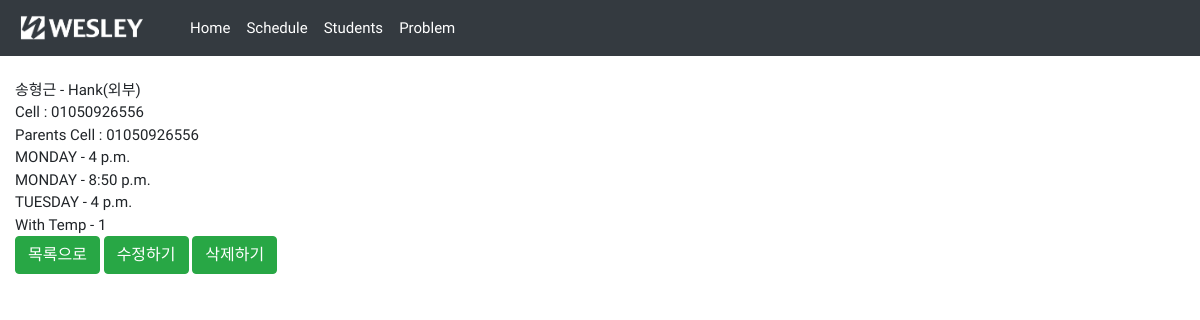
Page /student/1/ on the earlier database version.
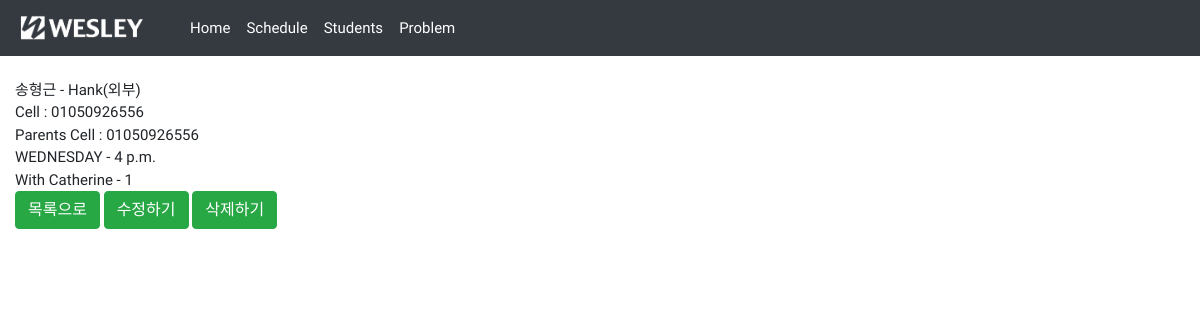
Same page on the later database version.
### students/models.py (models this page shows, shortened)
class Study(models.Model):
    student = models.ForeignKey(Student, on_delete=models.CASCADE)
    teacher = models.ForeignKey(Teacher, on_delete=models.CASCADE)
    time = models.TimeField(choices=time_choices)
    duration = models.DurationField(default=datetime.timedelta(minutes=20))
    class Meta:
        abstract = True

class Regular(Study):
    start_on = models.DateField(default=datetime.date.today)
    days_of_week = models.CharField(max_length=10, choices=day_of_week)
    class Meta:
        ordering = ['days_of_week', 'time']

class Student(models.Model):
    korean_name = models.CharField(max_length=10)
    eng_name = models.CharField(max_length=20)
    phone = models.CharField(max_length=20, blank=True)
    parents_phone = models.CharField(max_length=20)
    group = models.ForeignKey(Group, on_delete=models.CASCADE)
    event = models.BooleanField(default=False)
    class Meta:
        ordering = ['group', ]
        unique_together = (("korean_name", "eng_name"),)
    def __str__(self):
        return '{} - {}({})'.format(self.korean_name, self.eng_name, self.group)

class Teacher(models.Model):
    name = models.CharField(max_length=20)
    room_number = models.IntegerField()
    def __str__(self):
        return '{} - {}'.format(self.name, self.room_number)

class Group(models.Model):
    class_name = models.CharField(unique=True, max_length=10)
    class Meta:
        ordering = ['class_name', ]
    def __str__(self):
        return self.class_name

### students/views.py (the view)
# urls.py: path('student/<int:pk>/', StudentDV.as_view(), name='student-detail'),
class StudentDV(DetailView):
    model = Student
    template_name = 'students/student_detail.html'
    context_object_name = 'student'

### students/templates/students/student_detail.html
{% extends 'students/base.html' %}
{% block main %}
{{object}}
<br>
Cell : {{object.phone}}<br>
Parents Cell : {{object.parents_phone}}<br>
{% for study in object.regular_set.all %}
{{study.days_of_week|upper}} - {{study.time}}<br>
{% endfor%}
With {{object.regular_set.first.teacher}}
<br>
<a class="btn btn-success" href='{% url "student" %}'>목록으로</a>
<a class="btn btn-success" href='{% url "student-update" object.id %}'>수정하기</a>
<a class="btn btn-success" href='{% url "student-delete" object.id %}' onclick="return confirm('정말 삭제하시겠습니까?')">삭제하기</a>
{% endblock %}

Differences in the rows shown:
removed Regular: days_of_week "MONDAY", time "4 p.m."
removed Regular: days_of_week "MONDAY", time "8:50 p.m."
changed Student "송형근 - Hank(외부)": regular_set.first.teacher "Temp - 1" → "Catherine - 1"
changed Regular: days_of_week "TUESDAY" → "WEDNESDAY"
